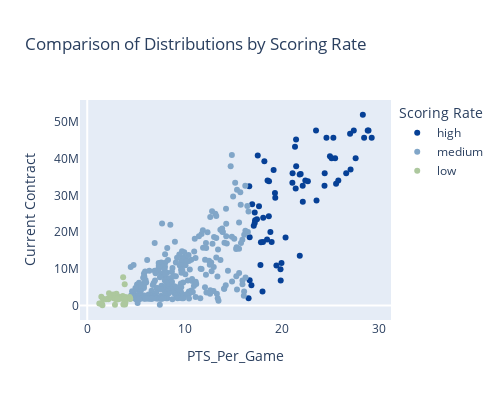

Source (notebook cell):
### Markdown cell above
The cell above shows a moderately strong positive correlation between turnovers and contract values. This is a case of correlation does not equal causation, because turnovers actually have a negative impact on the game. When a player turns the ball over his teams loses an oppourtunity to score points. In the context on this dataset, players with higher contract values also have higher turnover rates because they usually have the ball more.

### Code cell
#create a new column called 'Score_Rate' that categorizes 'PTS_per_game'
conditions = [
    regression_df['PTS_Per_Game'].round(2) >= 16.58,
    (regression_df['PTS_Per_Game'].round(2) < 16.58) & 
    (regression_df['PTS_Per_Game'].round(2) >= 4.46),
    regression_df['PTS_Per_Game'].round(2) < 4.46
]
values = ['high', 'medium', 'low']

# Create the 'AST_Rate' column based on the conditions
regression_df['Score_Rate'] = np.select(conditions, values, default=np.nan)

# Create boxplot
fig = px.scatter(regression_df, x='PTS_Per_Game', y='Current_Contract',
             title='Comparison of Distributions by Scoring Rate',
             color ='Score_Rate',
             color_discrete_map={'high': '#064096', 'medium': '#81a6c8', 
                                 'low': '#adc89e'},
             labels={'Score_Rate': 'Scoring Rate', 
                     'Current_Contract': 'Current Contract'})

# Update layout
fig.update_layout(width=500, 
                  height=400,
                  xaxis=dict(showgrid=False), 
                  yaxis=dict(showgrid=False))

# Show the plot
fig.show()

#print the correlation metric
print(regression_df[['PTS_Per_Game','Current_Contract']].corr())

### Figure 1 — Plotly figure (JSON) as saved in the notebook; plotly's stock layout.template omitted (floating-point values rounded to 4 significant figures; data arrays with more than 128 entries replaced by an {"elided": "..."} marker saying what was removed)
{"data": [{"hovertemplate": "Scoring Rate=high<br>PTS_Per_Game=%{x}<br>Current Contract=%{y}<extra></extra>", "legendgroup": "high", "marker": {"color": "#064096", "symbol": "circle"}, "mode": "markers", "name": "high", "orientation": "v", "showlegend": true, "type": "scatter", "x": [28.32, 28.9, 23.51, 28.82, 27.39, 27.01, 29.23, 28.45, 25.29, 24.58, 21.46, 21.35, 17.52, 24.94, 25.47, 27.58, 25.11, 18.2, 21.47, 27.06, 19.15, 26.61, 24.4, 21.1, 21.93, 21.83, 25.8, 22.41, 18.53, 22.67, 18.68, 21.08, 25.57, 22.14, 24.38, 16.65, 21.42, 19.29, 19.32, 23.56, 22.15, 16.95, 17.65, 17.21, 18.66, 18.08, 17.44, 17.25, 17.21, 17.11, 18.82, 16.69, 20.38, 18.48, 18.95, 18.06, 17.85, 21.84, 19.96, 17.8, 19.44, 19.86, 16.69, 19.88, 16.87, 18.01, 16.58], "xaxis": "x", "y": [51915615, 47649433, 47607350, 47607350, 47607350, 46741590, 45640084, 45640084, 45640084, 45640084, 45183960, 43219440, 40806300, 40600080, 40064220, 40064220, 40064220, 39270150, 37893408, 37037037, 36861707, 36016200, 36016200, 36016200, 35802469, 35640000, 34005250, 34005250, 34005250, 33833400, 33833400, 33386850, 33162030, 32600060, 32600060, 32459438, 31830357, 30600000, 29320988, 28600000, 28226880, 27586207, 27000000, 25340000, 24330357, 23883929, 23487629, 23205221, 22500000, 21700000, 20000000, 18560000, 18518519, 18000000, 17325000, 17307693, 17259999, 13534817, 11608080, 11055360, 10900635, 9891480, 6916080, 6802950, 5508720, 3835738, 2019706], "yaxis": "y"}, {"hovertemplate": "Scoring Rate=medium<br>PTS_Per_Game=%{x}<br>Current Contract=%{y}<extra></extra>", "legendgroup": "medium", "marker": {"color": "#81a6c8", "symbol": "circle"}, "mode": "markers", "name": "medium", "orientation": "v", "showlegend": true, "type": "scatter", "x": {"elided": "304 float values"}, "xaxis": "x", "y": {"elided": "304 int values"}, "yaxis": "y"}, {"hovertemplate": "Scoring Rate=low<br>PTS_Per_Game=%{x}<br>Current Contract=%{y}<extra></extra>", "legendgroup": "low", "marker": {"color": "#adc89e", "symbol": "circle"}, "mode": "markers", "name": "low", "orientation": "v", "showlegend": true, "type": "scatter", "x": [3.69, 3.85, 2.24, 3, 2.67, 2.76, 3.65, 1.45, 3.24, 4.35, 3.94, 3.26, 3.55, 2.44, 3.29, 2.17, 2.74, 4.29, 3.65, 3.78, 3.39, 3.53, 4.03, 3.42, 2.88, 3.69, 4.4, 2.99, 1.61, 3.23, 3.74, 2.93, 4.42, 2.17, 1.92, 3.8, 3.14, 3.86, 3.07, 3.12, 3.92, 1.24, 1.5, 1.36, 3.89, 3.71, 2.85, 1.56], "xaxis": "x", "y": [7723000, 5784120, 3350760, 3199920, 3047880, 2588400, 2581522, 2421720, 2413304, 2346614, 2337720, 2303520, 2234359, 2226240, 2019706, 2019706, 2019706, 2019706, 2019706, 2000000, 1997238, 1997238, 1927896, 1927896, 1927896, 1902137, 1901769, 1836096, 1836096, 1836096, 1801769, 1801769, 1799163, 1719864, 1719864, 1719864, 1719864, 1719864, 1719864, 1719864, 831385, 600000, 576230, 555217, 300000, 268032, 250000, 92857], "yaxis": "y"}], "layout": {"height": 400, "legend": {"title": {"text": "Scoring Rate"}, "tracegroupgap": 0}, "title": {"text": "Comparison of Distributions by Scoring Rate"}, "width": 500, "xaxis": {"anchor": "y", "domain": [0, 1], "showgrid": false, "title": {"text": "PTS_Per_Game"}}, "yaxis": {"anchor": "x", "domain": [0, 1], "showgrid": false, "title": {"text": "Current Contract"}}}}
